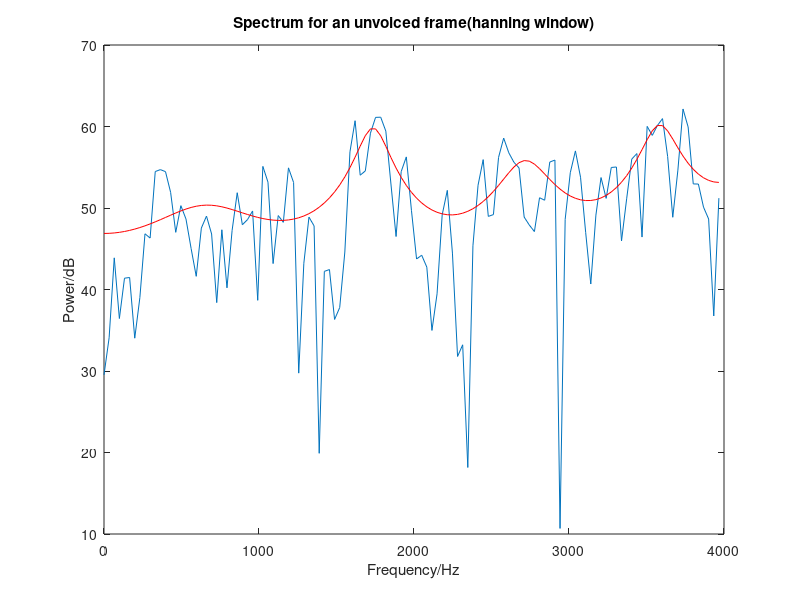
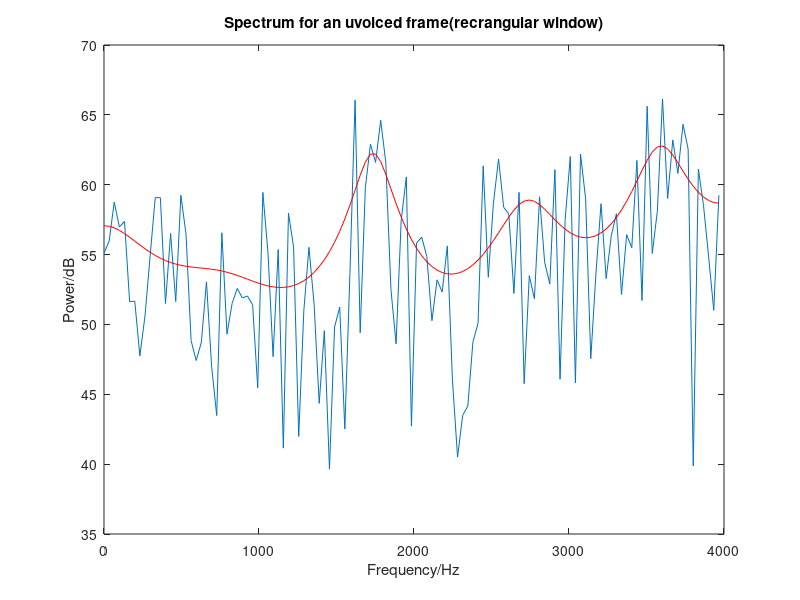

Recreate these plots in MATLAB, in order.
clc;
clear;
load assignment1.mat;
% Problem 3.11
N = 240; % t from 0.82 to 0.85,n from 6600 to 6839
S = 6600;
xf1 = male_short(S:S+N-1).*hanning(N);
X1 = fft(xf1);
f = 0:4000/121:4000*120/121;
figure(1); 
plot(f,10*log10(abs(X1(1:N/2+1)).^2));
title('Spectrum for an unvoiced frame(hanning window)');
xlabel('Frequency/Hz');
ylabel('Power/dB');

M = 10; % M is the prediction order
c1 = xcorr(xf1, xf1, M);
[a1,e1]= levinson(c1(M+1:2*M+1)); % a is a vector always starting with a=1.
a1 = a1(:); % Make a a column vector
h1 = zeros(N,1);
for k=0:N-1
    h1(k+1) = 1 / (a1'*exp(-1i*2*pi*k/N*(0:M)') );
end
hold on;
plot(f,10*log10(e1*abs(h1(1:N/2+1)).^2), 'r');

xf2 = male_short(S:S+N-1);
X2 = fft(xf2);
f = 0:4000/121:4000*120/121;
figure(2); 
plot(f,10*log10(abs(X2(1:N/2+1)).^2));
title('Spectrum for an uvoiced frame(recrangular window)');
xlabel('Frequency/Hz');
ylabel('Power/dB');

c2 = xcorr(xf2, xf2, M);
[a2,e2]= levinson(c2(M+1:2*M+1)); % a is a vector always starting with a=1.
a2 = a2(:); % Make a a column vector
h2 = zeros(N,1);
for k=0:N-1
    h2(k+1) = 1 / (a2'*exp(-1i*2*pi*k/N*(0:M)') );
end
hold on;
plot(f,10*log10(e2*abs(h2(1:N/2+1)).^2), 'r');

